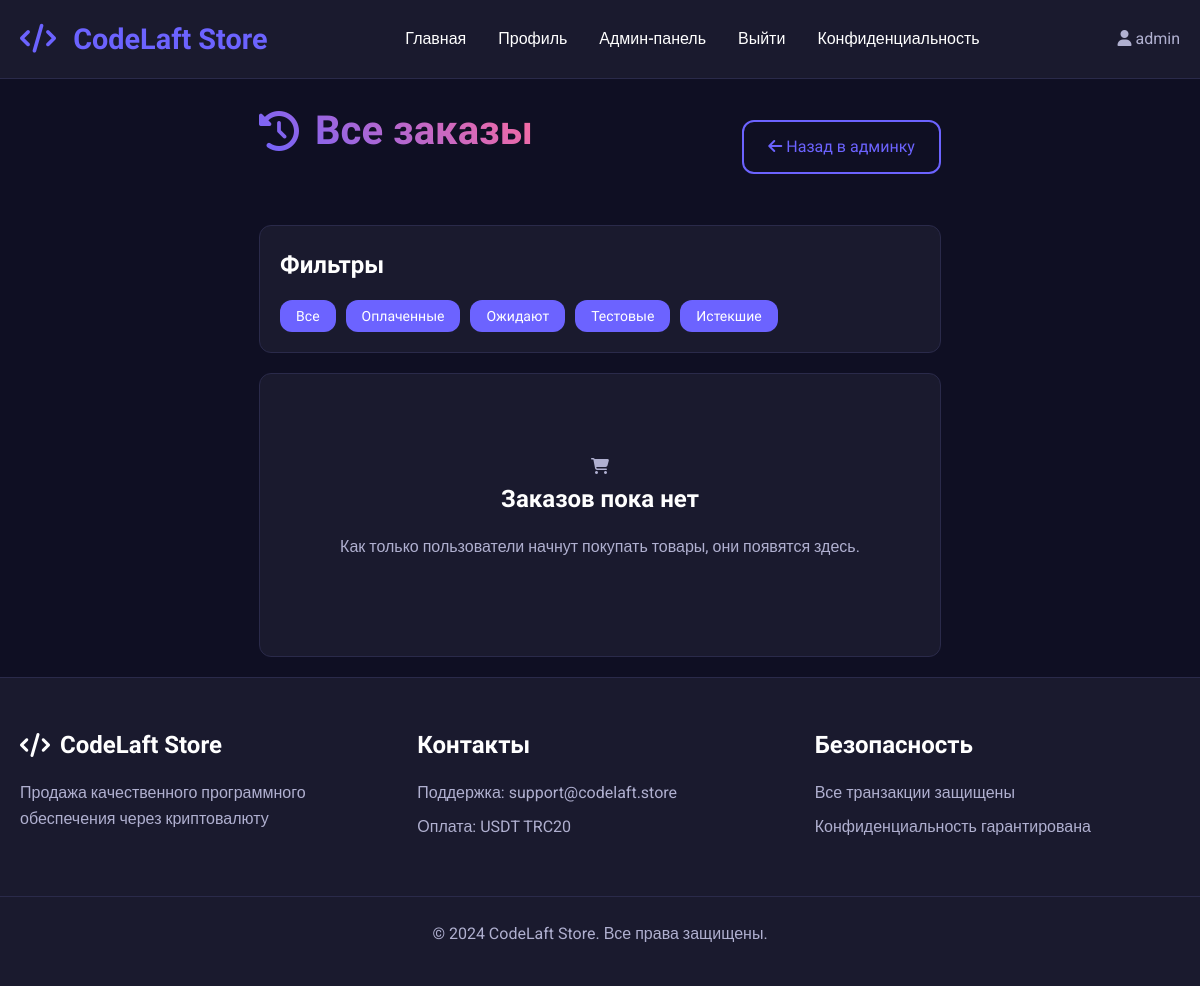
Page /admin/orders (signed in) on the earlier database version.
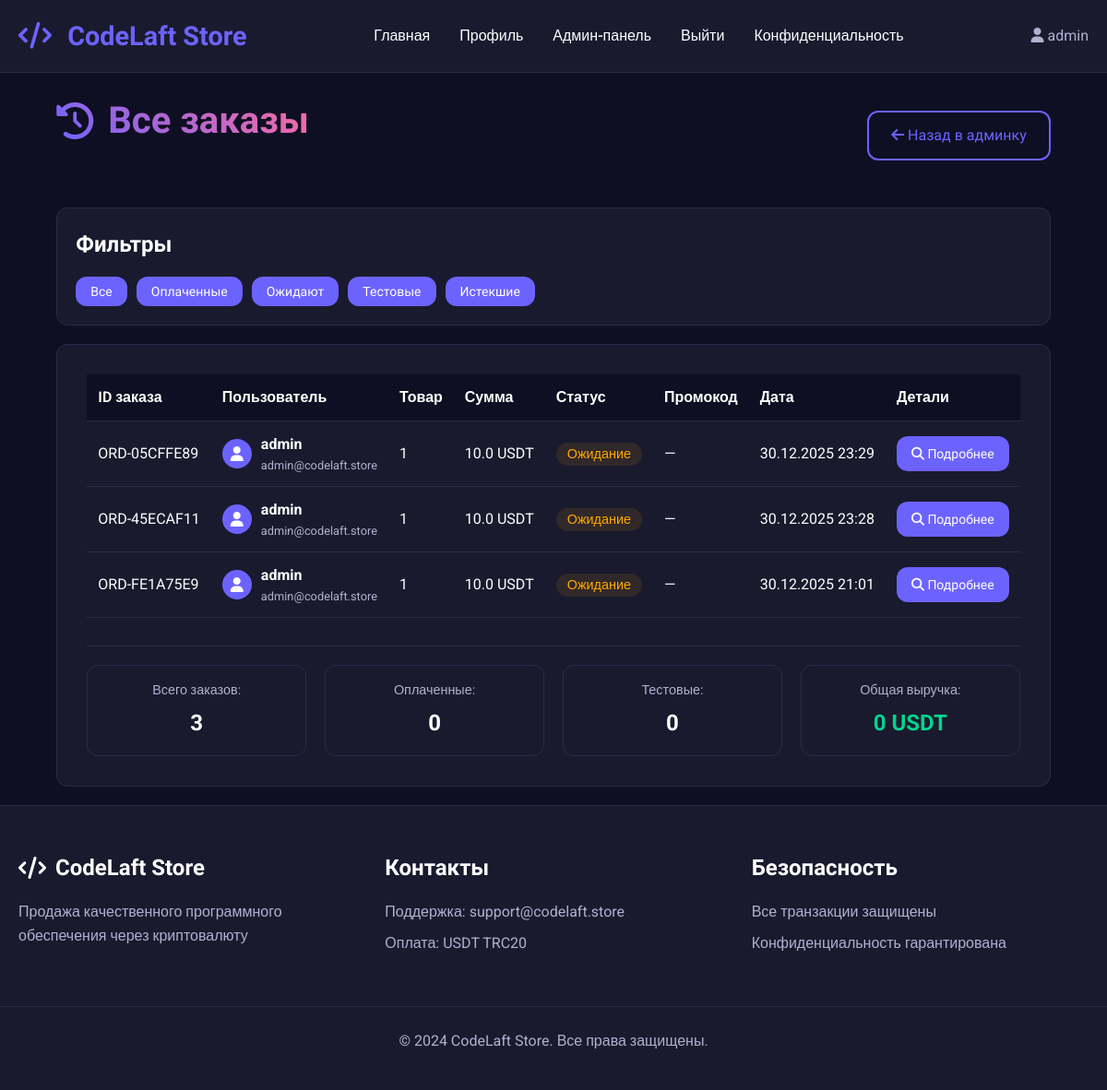
Same page on the later database version.
### app.py (models this page shows, shortened)
class Order(db.Model):
    id = db.Column(db.Integer, primary_key=True)
    order_id = db.Column(db.String(50), unique=True, nullable=False)
    user_id = db.Column(db.Integer, db.ForeignKey('user.id'), nullable=False)
    product_id = db.Column(db.Integer, db.ForeignKey('product.id'), nullable=False)
    promocode_id = db.Column(db.Integer, db.ForeignKey('promocode.id'), nullable=True)
    quantity = db.Column(db.Integer, default=1)
    amount = db.Column(db.Float, nullable=False)
    original_amount = db.Column(db.Float)  # Сумма без скидки
    discount_amount = db.Column(db.Float, default=0)  # Сумма скидки
    payment_type = db.Column(db.String(20), nullable=False)
    form_data = db.Column(db.Text)  # JSON string with form data
    status = db.Column(db.String(20), default='pending')  # pending, paid, cancelled, expired, trial
    transaction_hash = db.Column(db.String(100))  # Хэш транзакции TRON
    expires_at = db.Column(db.DateTime)  # Для подписок и тестов
    payment_expires_at = db.Column(db.DateTime)  # Время истечения ожидания оплаты
    created_at = db.Column(db.DateTime, default=datetime.utcnow)
    user = db.relationship('User', backref=db.backref('orders', lazy=True))
    product = db.relationship('Product', backref=db.backref('orders', lazy=True))
    promocode = db.relationship('Promocode', backref=db.backref('orders', lazy=True))

class User(UserMixin, db.Model):
    id = db.Column(db.Integer, primary_key=True)
    username = db.Column(db.String(80), unique=True, nullable=False)
    email = db.Column(db.String(120), unique=True, nullable=False)
    password_hash = db.Column(db.String(200), nullable=False)
    created_at = db.Column(db.DateTime, default=datetime.utcnow)
    is_admin = db.Column(db.Boolean, default=False)

class Product(db.Model):
    id = db.Column(db.Integer, primary_key=True)
    name = db.Column(db.String(200), nullable=False)
    description = db.Column(db.Text, nullable=False)
    price = db.Column(db.Float, nullable=False)
    original_price = db.Column(db.Float)  # Цена без скидки
    price_type = db.Column(db.String(20), nullable=False)  # 'one_time' or 'subscription' or 'trial'
    subscription_days = db.Column(db.Integer, default=30)  # For subscription products
    trial_days = db.Column(db.Integer, default=7)  # Для тестового периода
    quantity = db.Column(db.Integer, default=1)
    image_filename = db.Column(db.String(200))
    form_fields = db.Column(db.Text)  # JSON string with form fields
    is_active = db.Column(db.Boolean, default=True)
    is_trial = db.Column(db.Boolean, default=False)  # Флаг тестового товара
    max_trial_per_user = db.Column(db.Integer, default=1)  # Максимум тестовых периодов на пользователя
    created_at = db.Column(db.DateTime, default=datetime.utcnow)
    reviews = db.relationship('Review', backref='product', lazy=True, cascade='all, delete-orphan')
    promocodes = db.relationship('Promocode', backref='product', lazy=True, cascade='all, delete-orphan')

### app.py (the view)
@app.route('/admin/orders')
@login_required
def admin_orders():
    if not current_user.is_admin:
        abort(403)
    orders = Order.query.order_by(Order.created_at.desc()).all()
    return render_template('orders.html', orders=orders)

### app.py (called while the page is built)
@app.context_processor
def inject_now():
    return {'now': datetime.utcnow()}

@login_manager.user_loader
def load_user(user_id):
    return User.query.get(int(user_id))

@app.context_processor
def inject_now():
    return {'now': datetime.utcnow(), 'timedelta': timedelta}

@app.before_request
def start_payment_monitor_once():
    global _monitor_started
    if not _monitor_started:
        _monitor_started = True
        monitor_thread = threading.Thread(target=TronPaymentVerifier.start_payment_monitor, daemon=True)
        monitor_thread.start()
        print("Payment monitor started")

### templates/orders.html (shortened to what the changed rows need)
{% extends "base.html" %}
{% block content %}
<div class="admin-container">
    <div class="admin-header">
        <h1 class="admin-title">
            <i class="fas fa-history"></i> Все заказы
        </h1>
    </div>
    <div class="admin-section">
        {% if orders %}
        <div class="table-responsive">
            <table class="admin-table orders-table">
                <thead>
                    <tr>
                        <th>ID заказа</th>
                        <th>Пользователь</th>
                        <th>Товар</th>
                        <th>Сумма</th>
                        <th>Статус</th>
                        <th>Промокод</th>
                        <th>Дата</th>
                        <th>Детали</th>
                    </tr>
                </thead>
                <tbody>
                    {% for order in orders %}
                    <tr class="order-row" data-status="{{ order.status }}">
                        <td>{{ order.order_id }}</td>
                        <td>
                            <div class="user-info">
                                <div class="user-avatar-small">
                                    <i class="fas fa-user"></i>
                                </div>
                                <div>
                                    <strong>{{ order.user.username }}</strong>
                                    <small>{{ order.user.email }}</small>
                                </div>
                            </div>
                        </td>
                        <td>{{ order.product.name }}</td>
                        <td>
                            {% if order.amount == 0 %}
                                <span class="free-text">БЕСПЛАТНО</span>
                            {% else %}
                                {{ order.amount }} USDT
                            {% endif %}
                        </td>
                        <td>
                            {% if order.status == 'paid' %}
                                <span class="status-badge status-paid">Оплачен</span>
                            {% elif order.status == 'pending' %}
                                <span class="status-badge status-pending">Ожидание</span>
                            {% elif order.status == 'trial' %}
                                <span class="status-badge status-trial">Тест</span>
                            {% elif order.status == 'expired' %}
                                <span class="status-badge status-expired">Истек</span>
                            {% else %}
                                <span class="status-badge status-cancelled">Отменен</span>
                            {% endif %}
                        </td>
                        <td>
                            {% if order.promocode %}
                                <span class="promocode-badge">{{ order.promocode.code }}</span>
                            {% else %}
                                <span class="text-muted">—</span>
                            {% endif %}
                        </td>
                        <td>{{ order.created_at.strftime('%d.%m.%Y %H:%M') }}</td>
                        <td>
                            <a href="{{ url_for('order_details', order_id=order.id) }}" class="btn btn-small">
                                <i class="fas fa-search"></i> Подробнее
                            </a>
                        </td>
                    </tr>
                    {% endfor %}
                </tbody>
            </table>
        </div>
        <div class="orders-summary">
            <div class="summary-item">
                <span>Всего заказов:</span>
                <strong>{{ orders|length }}</strong>
            </div>
            <div class="summary-item">
                <span>Оплаченные:</span>
                <strong>{{ orders|selectattr('status', 'equalto', 'paid')|list|length }}</strong>
            </div>
            <div class="summary-item">
                <span>Тестовые:</span>
                <strong>{{ orders|selectattr('status', 'equalto', 'trial')|list|length }}</strong>
            </div>
            <div class="summary-item">
                <span>Общая выручка:</span>
                <strong class="revenue-text">{{ orders|selectattr('status', 'equalto', 'paid')|map(attribute='amount')|sum }} USDT</strong>
            </div>
        </div>
        {% else %}
        <div class="no-data">
            <i class="fas fa-shopping-cart"></i>
            <h3>Заказов пока нет</h3>
            <p>Как только пользователи начнут покупать товары, они появятся здесь.</p>
        </div>
        {% endif %}
    </div>
</div>
{% endblock %}

Differences in the rows shown:
added Order: order_id "ORD-05CFFE89", user.username "admin", user.email "admin@codelaft.store", product.name "1", amount "10.0", status "Ожидание", created_at "30.12.2025 23:29"
added Order: order_id "ORD-45ECAF11", user.username "admin", user.email "admin@codelaft.store", product.name "1", amount "10.0", status "Ожидание", created_at "30.12.2025 23:28"
added Order: order_id "ORD-FE1A75E9", user.username "admin", user.email "admin@codelaft.store", product.name "1", amount "10.0", status "Ожидание", created_at "30.12.2025 21:01"
Other differences:
{{ orders|length }}: (not shown) → "3"
{{ orders|selectattr('status', 'equalto', 'paid')|list|length }}: (not shown) → "0"
{{ orders|selectattr('status', 'equalto', 'trial')|list|length }}: (not shown) → "0"
text no longer shown: "Заказов пока нет Как только пользователи начнут покупать товары, они появятся здесь."
text now shown: "ID заказа Пользователь Товар Сумма Статус Промокод Дата Детали Всего заказов: Оплаченные: Тестовые: Общая выручка: 0 USDT"
